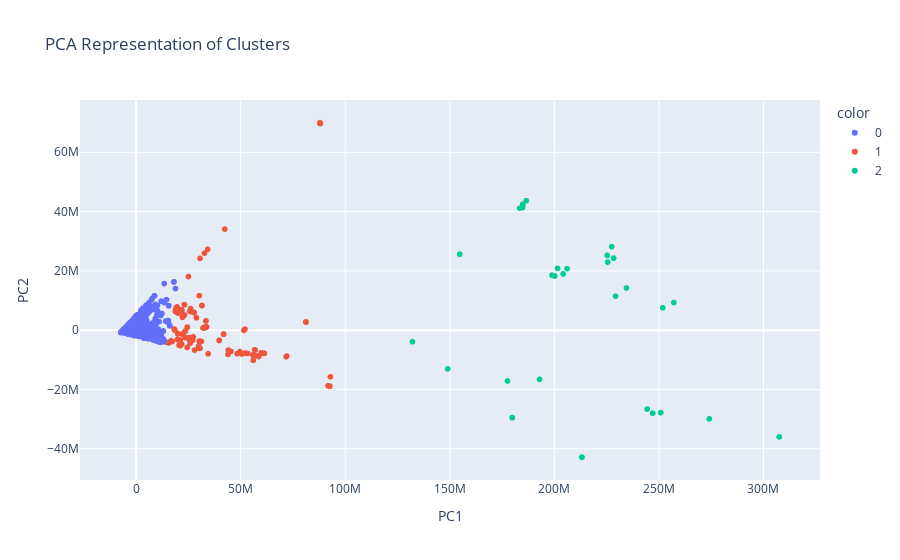

The cell this chart's notebook holds for it:
### Markdown cell above
**Visualizing the Clusters with PCA 🎯**

Finally, let's bring it all together in a scatter plot. We'll plot the two principal components against each other and color-code the points based on their assigned cluster from our K-Means model. This plot will provide a powerful visual representation of the distinct segments of small business owners we've uncovered.

### Code cell
# Create scatter plot of `PC2` vs `PC1`
fig=px.scatter(data_frame=X_pca ,x="PC1",y="PC2" ,color=labels.astype(str), title="PCA Representation of Clusters")
fig.update_layout(xaxis_title="PC1", yaxis_title="PC2")
fig.show()

### Figure 1 — Plotly figure (JSON) as saved in the notebook; plotly's stock layout.template omitted (floating-point values rounded to 4 significant figures; data arrays with more than 128 entries replaced by an {"elided": "..."} marker saying what was removed)
{"data": [{"hovertemplate": "color=0<br>PC1=%{x}<br>PC2=%{y}<extra></extra>", "legendgroup": "0", "marker": {"color": "#636efa", "symbol": "circle"}, "mode": "markers", "name": "0", "showlegend": true, "type": "scattergl", "x": {"elided": "4132 float values"}, "xaxis": "x", "y": {"elided": "4132 float values"}, "yaxis": "y"}, {"hovertemplate": "color=1<br>PC1=%{x}<br>PC2=%{y}<extra></extra>", "legendgroup": "1", "marker": {"color": "#EF553B", "symbol": "circle"}, "mode": "markers", "name": "1", "showlegend": true, "type": "scattergl", "x": {"elided": "194 float values"}, "xaxis": "x", "y": {"elided": "194 float values"}, "yaxis": "y"}, {"hovertemplate": "color=2<br>PC1=%{x}<br>PC2=%{y}<extra></extra>", "legendgroup": "2", "marker": {"color": "#00cc96", "symbol": "circle"}, "mode": "markers", "name": "2", "showlegend": true, "type": "scattergl", "x": [247000000.0, 250900000.0, 244300000.0, 307500000.0, 274100000.0, 186500000.0, 184800000.0, 184800000.0, 183400000.0, 184800000.0, 234500000.0, 251900000.0, 229300000.0, 154700000.0, 257200000.0, 149000000.0, 132200000.0, 177600000.0, 192900000.0, 204200000.0, 201500000.0, 206100000.0, 198900000.0, 200200000.0, 179900000.0, 179900000.0, 179900000.0, 179900000.0, 179900000.0, 225300000.0, 228300000.0, 227400000.0, 225500000.0, 213200000.0, 213200000.0, 213100000.0, 213100000.0, 213200000.0], "xaxis": "x", "y": [-28000000.0, -27790000.0, -26610000.0, -35980000.0, -29920000.0, 43660000.0, 41840000.0, 41370000.0, 41140000.0, 42460000.0, 14230000.0, 7531000.0, 11480000.0, 25630000.0, 9329000.0, -13050000.0, -3893000.0, -17130000.0, -16600000.0, 18980000.0, 20830000.0, 20760000.0, 18530000.0, 18270000.0, -29510000.0, -29510000.0, -29510000.0, -29510000.0, -29510000.0, 25220000.0, 24300000.0, 28190000.0, 22970000.0, -42860000.0, -42850000.0, -42840000.0, -42850000.0, -42830000.0], "yaxis": "y"}], "layout": {"legend": {"title": {"text": "color"}, "tracegroupgap": 0}, "title": {"text": "PCA Representation of Clusters"}, "xaxis": {"anchor": "y", "domain": [0, 1], "title": {"text": "PC1"}}, "yaxis": {"anchor": "x", "domain": [0, 1], "title": {"text": "PC2"}}}}
